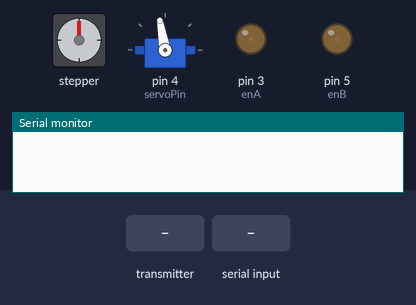
Simulated run of this sketch. Board: Arduino Uno, built with avr-gcc and run on an emulated ATmega328P. On the bench: stepper motor, servo, output pins drawn as LEDs (lit = HIGH), the last lines printed to the serial monitor. Wiring (inferred from the names in the program): stepper motor (200 steps per turn assumed): coils pin 2, pin 8, pin 7, pin 6. The test bench sets the inputs (shaded band). No radio packets arrive unless stated; pins used as bus, display or sensor lines are not drawn.

Above: at 1.2 s.
1.3 s: the transmitter starts sending recieved_data.0 = 256
At 2.3 s:
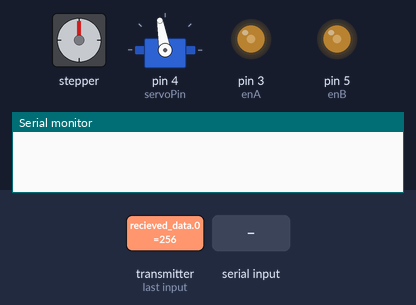
2.8 s: "1" received over Serial
At 3.3 s:
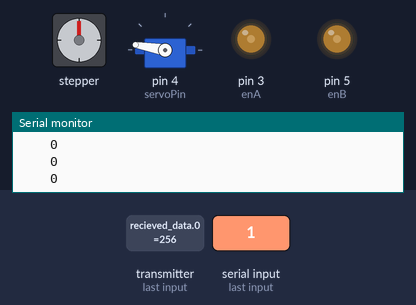
4.4 s: the transmitter starts sending recieved_data.0 = 0
At 5.3 s:
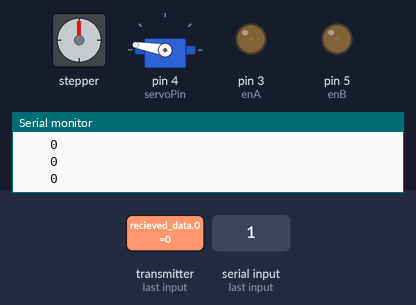
5.9 s: the transmitter starts sending recieved_data.1 = 256
At 7.1 s:
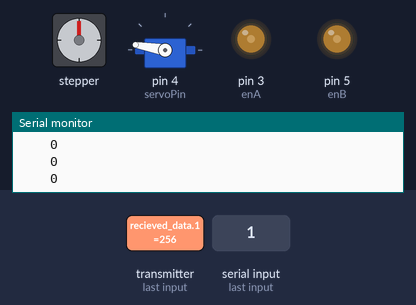
7.4 s: byte 0 (0) received over Serial
At 8.3 s:
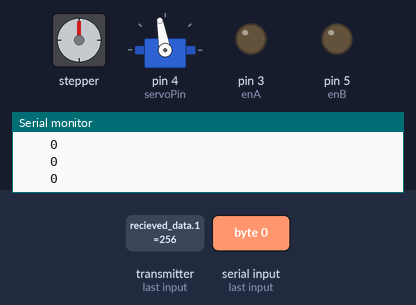
9.0 s: the transmitter starts sending recieved_data.1 = 1023
At 10.4 s:
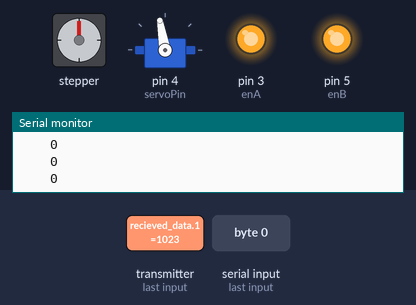
Timing chart, 0 to 11.5 s (numbered marks = the images above; inputs shaded):
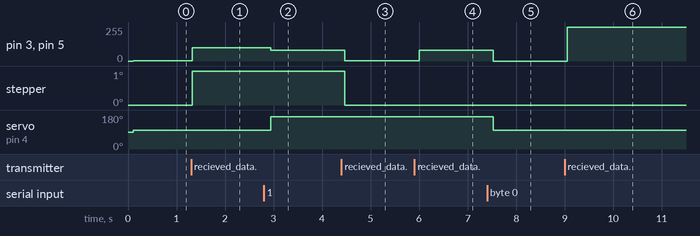

Measured:
- after the input at 2.8 s, pin 3 (enA), pin 5 (enB): 100/255 → 80/255 after 0.15 s; servo on pin 4 (servoPin): 100° → 170° after 0.15 s
- after the input at 5.9 s, pin 3 (enA), pin 5 (enB): 1/255 → 80/255 after 0.10 s
- after the input at 7.4 s, pin 3 (enA), pin 5 (enB): 80/255 → 0/255 after 0.12 s; servo on pin 4 (servoPin): 170° → 100° after 0.12 s
- after the input at 9.0 s, pin 3 (enA), pin 5 (enB): 0/255 → 253/255 after 0.05 s

The sketch:

reciever.ino
```cpp
#include <SPI.h>
#include <Wire.h>
#include "nRF24L01.h"
#include "RF24.h"
#include "radios.h"
#include <Servo.h>

int servoPin = 4;

// первый двигатель

int enA = 3;

int in1 = 2;

int in2 = 8;

// второй двигатель

int enB = 5;

int in3 = 7;

int in4 = 6;

Servo servo;

void setup()
{
  int error;
  uint8_t c;
  Serial.begin(38400);
  servo.attach(servoPin);

  radioSetup();
  Wire.begin();

  // инициализируем все пины для управления двигателями как outputs

  pinMode(enA, OUTPUT);
  pinMode(enB, OUTPUT);
  pinMode(in1, OUTPUT);
  pinMode(in2, OUTPUT);
  pinMode(in3, OUTPUT);
  pinMode(in4, OUTPUT);
}

void _move_stepper(int speedR, int speedL)
{
  if (speedR == 0)
    speedR = 1;
  if (speedL == 0)
    speedL = 1;
  if (speedL >= 0)
  {
    digitalWrite(in1, HIGH);
    digitalWrite(in2, LOW);
    analogWrite(enA, speedL);
  }
  else
  {
    speedL = abs(speedL);
    digitalWrite(in1, LOW);
    digitalWrite(in2, HIGH);
    analogWrite(enA, speedL);
  }

  if (speedR >= 0)
  {
    digitalWrite(in3, HIGH);
    digitalWrite(in4, LOW);
    analogWrite(enB, speedR);
  }
  else
  {
    speedR = abs(speedR);
    digitalWrite(in3, LOW);
    digitalWrite(in4, HIGH);
    analogWrite(enB, speedR);
  }
}


int x = 0;
int y = 0;
#define free_mode 0
#define draw_mode 1
int mode = free_mode; // default mode without bluetooth connection

void moveStepper_free(int x, int y)
{
  int speedL;
  int speedR;
  float x_fl = x;
  float y_fl = y;
  float n = x_fl / 100;
  float k = y_fl / 25;
  if (x > -20 && x < 20)
  {
    if (y > 10)
    {
      speedR = 100;
      speedL = -100;
    }
    else if (y < -10)
    {
      speedL = 100;
      speedR = -100;
    }
    else
    {
      speedL = 0;
      speedR = 0;
    }
  }
  else if (x >= 20)
  {
    if (y > 10)
    {
      speedR = 400 * n;
      speedL = 200 * n / 8;
    }
    else if (y < -10)
    {
      speedL = 200 * n;
      speedR = 200 * n / 8;
    }
    else
    {
      speedL = 200 * n;
      speedR = 200 * n;
    }
  }
  else if (x <= -20)
  {
    if (y > 10)
    {
      speedR = 200 * n / 8;
      speedL = 400 * n;
    }
    else if (y < -10)
    {
      speedL = 200 * n / 8;
      speedR = 400 * n;
    }
    else
    {
      speedL = 200 * n;
      speedR = 200 * n;
    }
  }

  _move_stepper(speedR, speedL);
}

void moveStepper_draw(int x, int y)
{
  int speedL;
  int speedR;
  int draw_speed = 80;
  if (x > -20 && x < 20)
  {
    if (y > 10)
    {
      speedR = draw_speed;
      speedL = -draw_speed;
    }
    else if (y < -10)
    {
      speedL = draw_speed;
      speedR = -draw_speed;
    }
    else
    {
      speedL = 0;
      speedR = 0;
    }
  }
  else if (x >= 20)
  {
    speedL = draw_speed;
    speedR = draw_speed;
  }
  else if (x <= -20)
  {
    speedL = -draw_speed;
    speedR = -draw_speed;
  }

  _move_stepper(speedR, speedL);
}

void loop()
{
  delay(100);
  int flex = 400;
  while (radio.available(&pipeNo))
  {                                                    // слушаем эфир
    radio.read(&recieved_data, sizeof(recieved_data)); // чиатем входящий сигнал
    y = recieved_data[0];
    x = recieved_data[1];
    flex = recieved_data[2];
  }

  if (mode == draw_mode)
  {
    moveStepper_draw(x, y);
  }
  else
  {
    moveStepper_free(x, y);
  }

  if (mode == draw_mode)
  {
    flex = flex - flex % 10;
    Serial.print("    ");
    Serial.println(flex);
    if (flex > 375)
    {
      servo.write(100);
    }
    else if (flex < 350)
    {
      servo.write(170);
    }
  }
  else
  {
    servo.write(100);
  }

  if (Serial.available() > 0) // Read data only when you receive data:
  {
    int incomingByte = Serial.read();

    // Serial.print("I received: ");
    // Serial.println(incomingByte, DEC); //to test
    if (incomingByte == 0)
    {
      mode = free_mode;
    }
    else
    {
      mode = draw_mode;
    }
    incomingByte = Serial.read();
  }
}
```

radios.h
```cpp
//Code taken from
//https://github.com/AlexGyver/nRF24L01/tree/master/Projects/3%20%D0%BA%D0%B0%D0%BD%D0%B0%D0%BB%D1%8C%D0%BD%D0%BE%D0%B5%20%D1%83%D0%BF%D1%80%D0%B0%D0%B2%D0%BB%D0%B5%D0%BD%D0%B8%D0%B5

/*
   Пример скетча "управление с телеметрией", то есть модуль ПЕРЕДАТЧИК
   шлёт на ПРИЁМНИК команды управления, ПРИЁМНИК при получении пакета данных
   отправляет ПЕРЕДАТЧИКУ пакет телеметрии (какие-то свои данные). ПЕРЕДАТЧИК
   эти данные принимает. Вот такие пироги. Также в этом примере реализован
   расчёт RSSI (процент ошибок связи), на основании которого можно судить о
   качестве связи между модулями.
*/

// ЭТО СКЕТЧ ПРИЁМНИКА!!!

//--------------------- НАСТРОЙКИ ----------------------
#define CH_NUM 0x60 // номер канала (должен совпадать с передатчиком)
//--------------------- НАСТРОЙКИ ----------------------

//--------------------- ДЛЯ РАЗРАБОТЧИКОВ -----------------------
// УРОВЕНЬ МОЩНОСТИ ПЕРЕДАТЧИКА
// На выбор RF24_PA_MIN, RF24_PA_LOW, RF24_PA_HIGH, RF24_PA_MAX
#define SIG_POWER RF24_PA_MIN

// СКОРОСТЬ ОБМЕНА
// На выбор RF24_2MBPS, RF24_1MBPS, RF24_250KBPS
// должна быть одинакова на приёмнике и передатчике!
// при самой низкой скорости имеем самую высокую чувствительность и дальность!!
// ВНИМАНИЕ!!! enableAckPayload НЕ РАБОТАЕТ НА СКОРОСТИ 250 kbps!
#define SIG_SPEED RF24_1MBPS
//--------------------- ДЛЯ РАЗРАБОТЧИКОВ -----------------------

//--------------------- БИБЛИОТЕКИ ----------------------

RF24 radio(9, 10); // "создать" модуль на пинах 9 и 10 для НАНО/УНО
//RF24 radio(9, 53); // для МЕГИ
//--------------------- БИБЛИОТЕКИ ----------------------

//--------------------- ПЕРЕМЕННЫЕ ----------------------
byte pipeNo;
byte address[][6] = {"1Node", "2Node", "3Node", "4Node", "5Node", "6Node"}; // возможные номера труб

int recieved_data[3]; // массив принятых данных
int telemetry[2];     // массив данных телеметрии (то что шлём на передатчик)
//--------------------- ПЕРЕМЕННЫЕ ----------------------
```

radios.ino
```cpp
void radioSetup()
{                                       // настройка радио
  radio.begin();                        // активировать модуль
  radio.setAutoAck(1);                  // режим подтверждения приёма, 1 вкл 0 выкл
  radio.setRetries(0, 15);              // (время между попыткой достучаться, число попыток)
  radio.enableAckPayload();             // разрешить отсылку данных в ответ на входящий сигнал
  radio.setPayloadSize(32);             // размер пакета, байт
  radio.openReadingPipe(1, address[0]); // хотим слушать трубу 0
  radio.setChannel(CH_NUM);             // выбираем канал (в котором нет шумов!)
  radio.setPALevel(SIG_POWER);          // уровень мощности передатчика
  radio.setDataRate(SIG_SPEED);         // скорость обмена
  // должна быть одинакова на приёмнике и передатчике!
  // при самой низкой скорости имеем самую высокую чувствительность и дальность!!

  radio.powerUp();        // начать работу
  radio.startListening(); // начинаем слушать эфир, мы приёмный модуль
}
```
